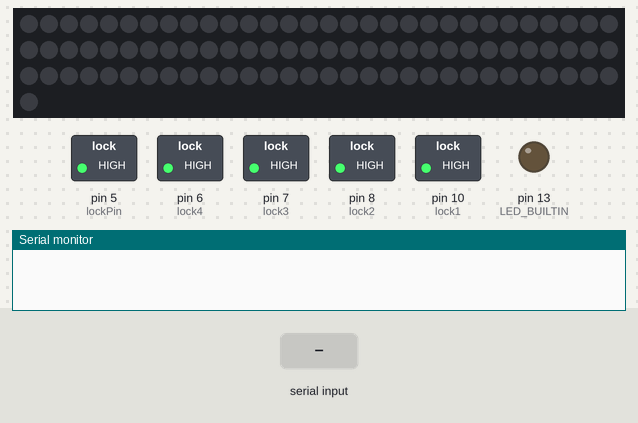
A sketch run on a simulated Arduino Uno, built with avr-gcc and run on an emulated ATmega328P. Shown: 91 RGB LEDs in strip order, left to right, continuing on the next row, switched loads named in the sketch (green lamp = pin HIGH), output pins drawn as LEDs (lit = HIGH), the last lines printed to the serial monitor. The inputs (shaded band) are chosen by the test bench. Dim RGB values are drawn brighter than linear.

Above: at 1.2 s.
1.3 s: "1" received over Serial
At 1.8 s:
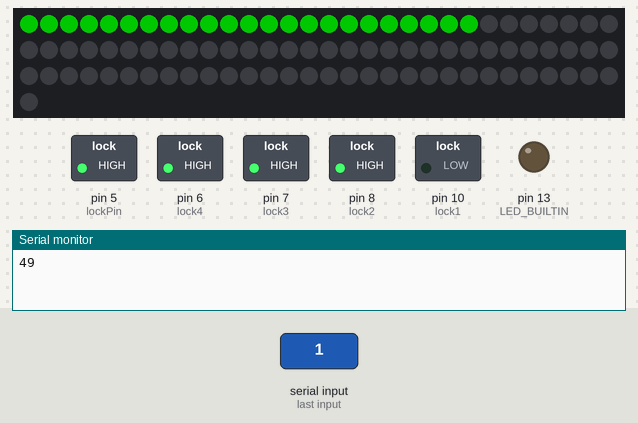
2.8 s: byte 5 (5) received over Serial
At 3.2 s:
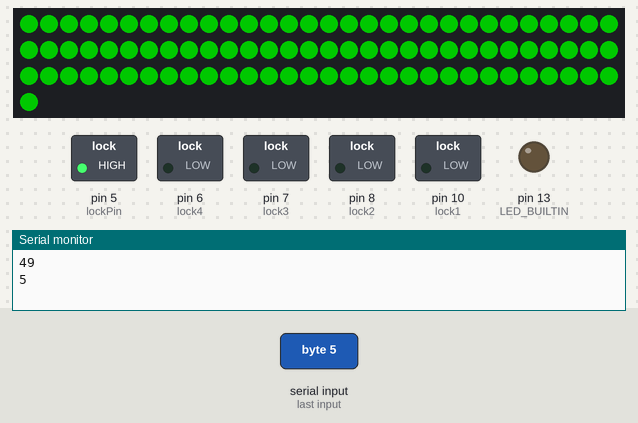
4.3 s: byte 2 (2) received over Serial
At 5.3 s:
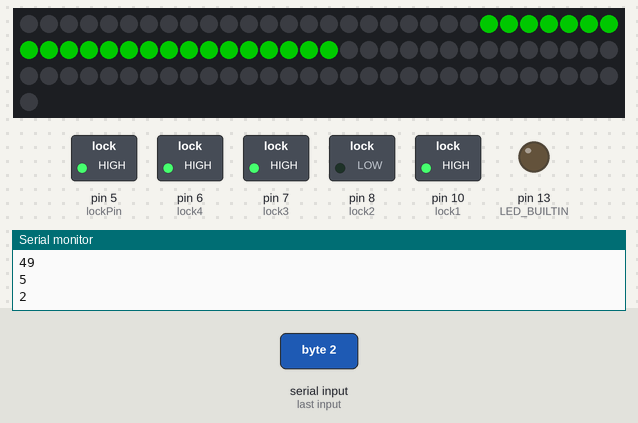
5.8 s: byte 3 (3) received over Serial
At 6.5 s:
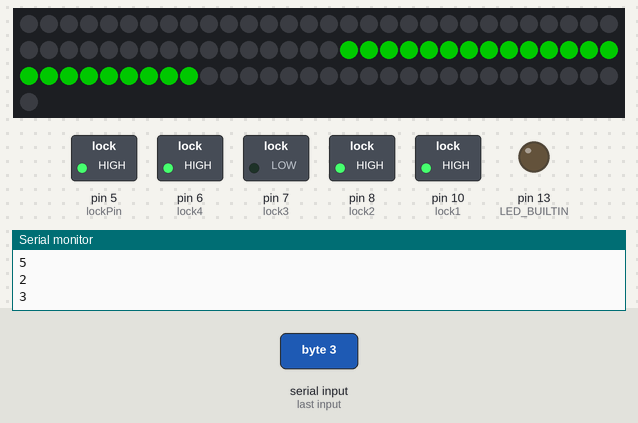
7.3 s: byte 4 (4) received over Serial
At 7.6 s:
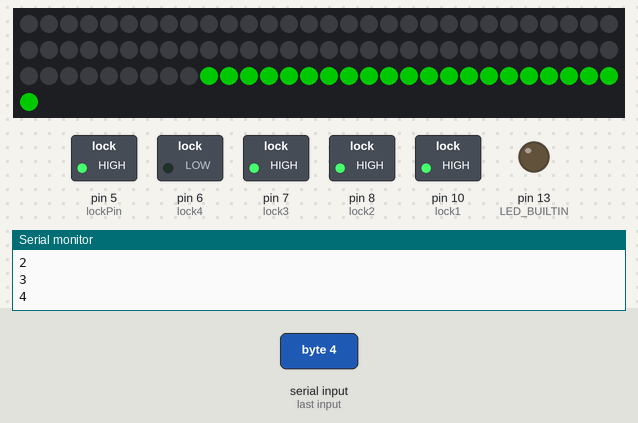
8.8 s: "0" received over Serial
At 9.9 s:
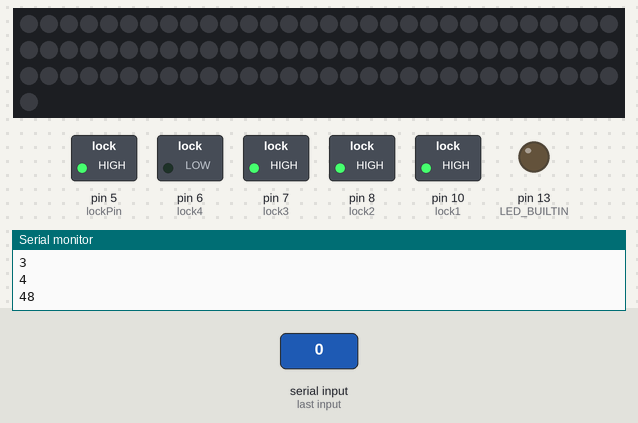
Timing chart, 0 to 11.3 s (numbered marks = the images above; inputs shaded):
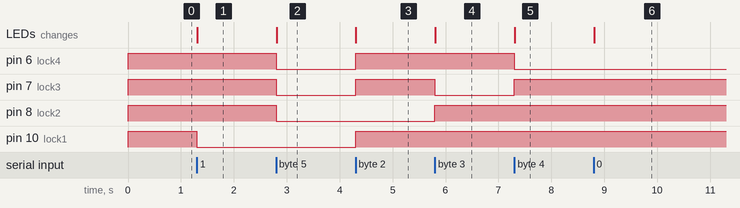

The sketch:

LockLights.ino
```cpp
#include <Adafruit_NeoPixel.h>
#include <avr/wdt.h>
#define PIN 4         // The pin to which the Din of the RGB strip is connected
#define NUMPIXELS 91  // Number of pixels in the RGB strip

// lock pints
const int lockPin = 5;  // Full drawer
const int lock1 = 10;
const int lock2 = 8;
const int lock3 = 7;
const int lock4 = 6;

Adafruit_NeoPixel strip = Adafruit_NeoPixel(NUMPIXELS, PIN, NEO_GRB + NEO_KHZ800);
int firstPixels[5] = { 0, 23, 46, 69, 91 };   // Contains the first pixel number of each box and the last pixel number of the last box + 1
int rgbValues[6] = { 255, 0, 0, 0, 255, 0 };  //Contains the rgb values for two colors (red and green)

unsigned long timeCommand = 0; // Track time when previous command was processed
unsigned long timeLock = 0; // Track time when lock was unlocked
int8_t command;
bool locked = true;


void initPins() {
  // Lock pins
  pinMode(lockPin, OUTPUT);
  pinMode(lock1, OUTPUT);
  pinMode(lock2, OUTPUT);
  pinMode(lock3, OUTPUT);
  pinMode(lock4, OUTPUT);
  pinMode(LED_BUILTIN, OUTPUT);

  // Turn locks on
  digitalWrite(lockPin, HIGH);
  digitalWrite(lock1, HIGH);
  digitalWrite(lock2, HIGH);
  digitalWrite(lock3, HIGH);
  digitalWrite(lock4, HIGH);
  digitalWrite(LED_BUILTIN, LOW);
}

void initPixels() {
  // Turn all pixels off
  strip.begin();
  strip.setBrightness(100);
  strip.show();
}

void setup() {
  Serial.begin(9600);  // Initialize serial communication
  initPins(); // init needed pins
  initPixels(); // init pixels for RGB lights
}

void toggleRGB(int cmd) {
  // turn off all RGB's
  if (cmd == 5) {
    for (int i = firstPixels[0]; i < firstPixels[4]; i++) {
      strip.setPixelColor(i, 0, 255, 0);
    }
  }
  else {
    for (int i = 0; i < NUMPIXELS; i++) { strip.setPixelColor(i, 0, 0, 0); }
    // turn on RGB for specific drawer
    if (cmd) {
      for (int i = firstPixels[cmd - 1]; i < firstPixels[cmd]; i++) {
        strip.setPixelColor(i, 0, 255, 0);
      }
    }
  }
  strip.show();
}

void lockCompartments() {
    digitalWrite(lock1, HIGH);
    digitalWrite(lock2, HIGH);
    digitalWrite(lock3, HIGH);
    digitalWrite(lock4, HIGH);
}
void unlockCompartment(int pin) {
    // turn on correct pin
    if (pin) {
      digitalWrite(pin, LOW);
    }
}
/* Handle Command */
void handleCommand(int8_t command) {
    // which drawer to unlock
    if (command == 1) {
      lockCompartments();
      unlockCompartment(lock1);
    }
    else if (command == 2) {
      lockCompartments();
      unlockCompartment(lock2);
    }
    else if (command == 3) {
      lockCompartments();
      unlockCompartment(lock3);
    }
    else if (command == 4) {
      lockCompartments();
      unlockCompartment(lock4);
    }

    // if (command > 0 && command <= 5) {
    //   digitalWrite(lockPin, LOW);
    // }
    if (command == 5) {
      unlockCompartment(lock1);
      unlockCompartment(lock2);
      unlockCompartment(lock3);
      unlockCompartment(lock4);
      toggleRGB(5);
    }
    toggleRGB(command); // captures commands 1-5

    if (command == 7) {
      digitalWrite(lockPin, HIGH);
      lockCompartments();
      toggleRGB(0);
    }
}

void loop() {
  // Check for and process new command every 100 ms
  while (Serial.available() > 0) {
    // digitalWrite(9, HIGH);
    command = Serial.read();
    Serial.println(command);
    if (command >= '1' && command <= '4') {
      command -= '0';
    }
    else if (command == '7') {
      command -= '0';
    }

    handleCommand(command); // handle the command

  }
}
```

Measured:
- after the input at 1.3 s, pin 10 (lock1): HIGH → LOW at once; the LEDs: change at once (image 1)
- after the input at 2.8 s, pin 6 (lock4), pin 7 (lock3), pin 8 (lock2): HIGH → LOW at once; the LEDs: change at once (image 2)
- after the input at 4.3 s, pin 6 (lock4), pin 7 (lock3), pin 10 (lock1): LOW → HIGH at once; the LEDs: change at once (image 3)
- after the input at 5.8 s, pin 7 (lock3): HIGH → LOW at once; pin 8 (lock2): LOW → HIGH at once; the LEDs: change at once (image 4)
- after the input at 7.3 s, pin 6 (lock4): HIGH → LOW at once; pin 7 (lock3): LOW → HIGH at once; the LEDs: change at once (image 5)
- after the input at 8.8 s, the LEDs: change at once (image 6)
